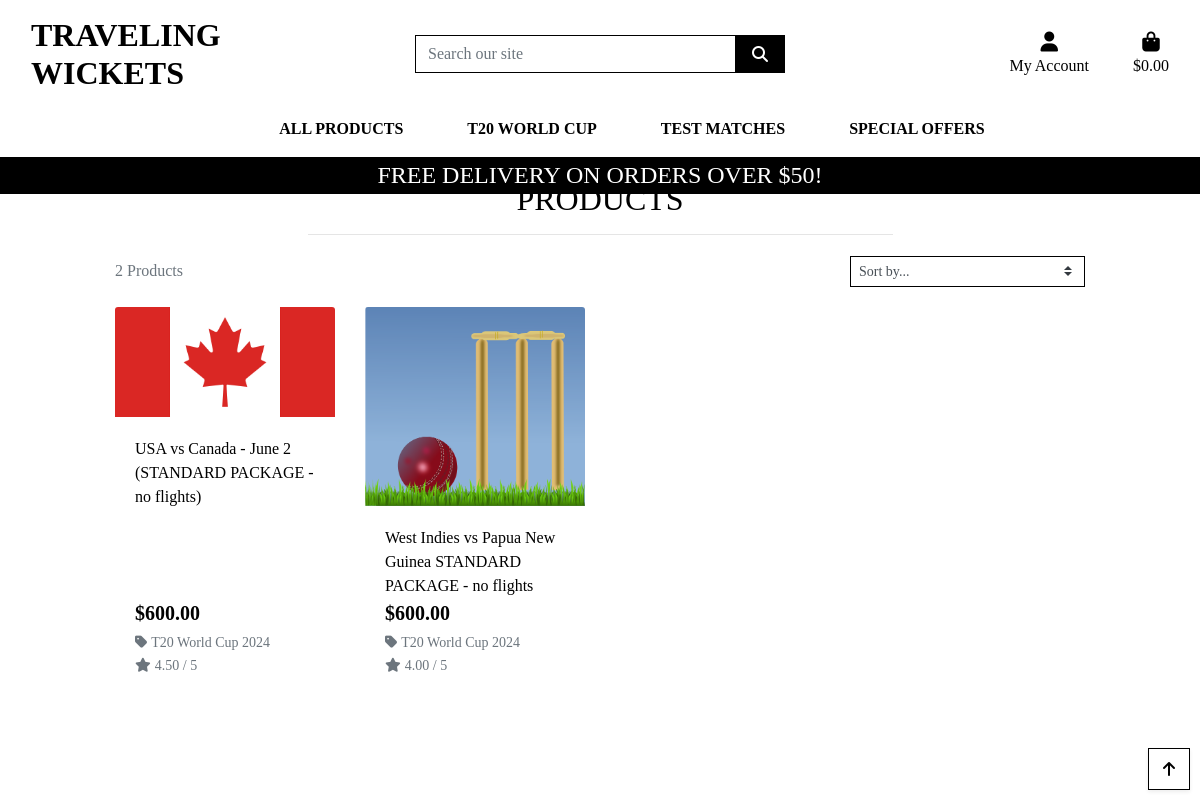
Screenshot of /products/ with the database file from the repository.
### products/models.py (models this page shows, shortened)
class Product(models.Model):
    category = models.ForeignKey('Category', null=True, blank=True, on_delete=models.SET_NULL)
    sku = models.CharField(max_length=254, null=True, blank=True)
    name = models.CharField(max_length=254)
    description = models.TextField()
    price = models.DecimalField(max_digits=6, decimal_places=2)
    rating = models.DecimalField(max_digits=6, decimal_places=2, null=True, blank=True)
    image_url = models.URLField(max_length=1024, null=True, blank=True)
    image = models.ImageField(null=True, blank=True)

class Category(models.Model):
    class Meta:
        verbose_name_plural = "Categories"
    name = models.CharField(max_length=254)
    friendly_name = models.CharField(max_length=254, null=True, blank=True)

### products/views.py (the view, shortened to what this page needs)
# urls.py: path('', views.all_products, name="products"),
def all_products(request):
    products = Product.objects.all()
    query = None
    categories = None
    sort = None
    direction = None
    current_sorting = f'{sort}_{direction}'
    context = {
        'products': products,
        'search_term': query,
        'current_categories': categories,
        'current_sorting': current_sorting,
    }
    return render(request, "products/products.html", context)

### bag/contexts.py (called while the page is built, shortened)
def bag_contents(request):
    bag_items = []
    total = 0
    product_count = 0
    bag = request.session.get('bag', {})
    if total < settings.FREE_DELIVERY_THRESHOLD:
        delivery = total * Decimal(settings.STANDARD_DELIVERY_PERCENTAGE / 100)
        free_delivery_delta = settings.FREE_DELIVERY_THRESHOLD - total
    else:
        delivery = 0
        free_delivery_delta = 0
    grand_total = delivery + total
    context = {
        'bag_items': bag_items,
        'total': total,
        'product_count': product_count,
        'delivery': delivery,
        'free_delivery_delta': free_delivery_delta,
        'free_delivery_threshold': settings.FREE_DELIVERY_THRESHOLD,
        'grand_total': grand_total,
    }
    return context

### products/templates/products/products.html (shortened to what this page needs)
{% extends "base.html" %}
{% load static %}
{% block page_header %}
    <div class="container header-container">
    </div>
{% endblock %}
{% block content %}
    <div class="overlay"></div>
    <div class="container-fluid">
        <div class="row">
            <div class="col text-center mt-3">
                <h2 class="logo-font">Products</h2>
                <hr class="w-50 mb-1">
            </div>
        </div>
        <div class="row">
            <div class="product-container col-10 offset-1">
                <div class="row mt-1 mb-2">
                    <div class="col-12 col-md-6 my-auto order-md-last d-flex justify-content-center justify-content-md-end">
                        <div class="sort-select-wrapper w-50">
                            <select id="sort-selector" class="custom-select custom-select-sm rounded-0 border border-{% if current_sorting != 'None_None' %}info{% else %}black{% endif %}">
                                <option value="reset" {% if current_sorting == 'None_None' %}selected{% endif %}>Sort by...</option>
                            </select>
                        </div>
                    </div>
                    <div class="col-12 col-md-6 order-md-first">
                        <p class="text-muted mt-3 text-center text-md-left">
                            {{ products|length }} Products{% if search_term %} found for <strong>"{{ search_term }}"</strong>{% endif %}
                        </p>
                    </div>
                </div>
                <div class="row">
                    {% for product in products %}
                        <div class="col-sm-6 col-md-6 col-lg-4 col-xl-3">
                            <div class="card h-100 border-0">
                                {% if product.image %}
                                <a href="{% url 'product_detail' product.id %}">
                                    <img class="card-img-top img-fluid" src="{{ product.image.url }}" alt="{{ product.name }}">
                                </a>
                                {% else %}
                                <a href="{% url 'product_detail' product.id %}">
                                    <img class="card-img-top img-fluid" src="{{ MEDIA_URL }}noimage.png" alt="{{ product.name }}">
                                </a>
                                {% endif %}
                                <div class="card-body pb-0">
                                    <p class="mb-0">{{ product.name }}</p>
                                </div>
                                <div class="card-footer bg-white pt-0 border-0 text-left">
                                    <div class="row">
                                        <div class="col">
                                            <p class="lead mb-0 text-left font-weight-bold">${{ product.price }}</p>
                                            {% if product.category %}
                                            <p class="small mt-1 mb-0">
                                                <a class="text-muted" href="{% url 'products' %}?category={{ product.category.name }}">
                                                    <i class="fas fa-tag mr-1"></i>{{ product.category.friendly_name }}
                                                </a>
                                            </p>
                                            {% endif %}
                                            {% if product.rating %}
                                                <small class="text-muted"><i class="fas fa-star mr-1"></i>{{ product.rating }} / 5</small>
                                            {% else %}
                                                <small class="text-muted">No Rating</small>
                                            {% endif %}
                                        </div>
                                    </div>
                                </div>
                            </div>
                        </div>
                    {% endfor %}
                </div>
            </div>
        </div>
    </div>
    <div class="btt-button shadow-sm rounded-0 border border-black">
        <a class="btt-link d-flex h-100">
            <i class="fas fa-arrow-up text-black mx-auto my-auto"></i>
        </a>
    </div>
{% endblock %}

### templates/base.html (shortened to what this page needs)
{% load static %}
<!doctype html>
<html lang="en">
  <head>
    {% block corecss %}
        <link rel="stylesheet" href="https://cdn.jsdelivr.net/npm/bootstrap@4.6.2/dist/css/bootstrap.min.css">
        <link rel="stylesheet" href="{% static 'css/base.css' %}">
    {% endblock %}
  </head>
  <body>
    <header class="container-fluid fixed-top">
      <div id="topnav" class="row bg-white pt-lg-2 d-none d-lg-flex">
        <div class="col-12 col-lg-4 my-auto py-1 py-lg-0 text-center text-lg-left">
          <a href="{% url 'home' %}" class="nav-link main-logo-link">
            <h2 class="logo-font text-black my-0"><strong>Traveling Wickets</strong></h2>
          </a>
        </div>
        <div class="col-12 col-lg-4 my-auto py-1 py-lg-0">
          <form method="GET" action="{% url 'products' %}">
              <div class="input-group w-100">
                  <input class="form-control border border-black rounded-0" type="text" name="q" placeholder="Search our site">
                  <div class="input-group-append">
                      <button class="form-control btn btn-black border border-black rounded-0" type="submit">
                          <span class="icon">
                              <i class="fas fa-search"></i>
                          </span>
                      </button>
                  </div>
              </div>
          </form>
        </div>
        <div class="col-12 col-lg-4 my-auto py-1 py-lg-0">
          <ul class="list-inline list-unstyled text-center text-lg-right my-0">
              <li class="list-inline-item dropdown">
                  <a class="text-black nav-link" href="#" id="user-options" data-toggle="dropdown" aria-haspopup="true" aria-expanded="false">
                      <div class="text-center">
                          <div><i class="fas fa-user fa-lg"></i></div>
                          <p class="my-0">My Account</p>
                      </div>
                  </a>
              </li>
              <li class="list-inline-item">
                  <a class="{% if grand_total %}text-info font-weight-bold{% else %}text-black{% endif %} nav-link" href="{% url 'view_bag' %}">
                      <div class="text-center">
                          <div><i class="fas fa-shopping-bag fa-lg"></i></div>
                          <p class="my-0">
                              {% if grand_total %}
                                  ${{ grand_total|floatformat:2 }}
                              {% else %}
                                  $0.00
                              {% endif %}
                          </p>
                      </div>
                  </a>
              </li>
          </ul>
        </div>
      </div>
      <div class="row bg-white">
        <nav class="navbar navbar-expand-lg navbar-light w-100">
            {% include 'includes/mobile-top-header.html' %}
            {% include 'includes/main-nav.html' %}
        </nav>
      </div>
      <div id="delivery-banner" class="row text-center">
        <div class="col bg-black text-white">
            <h4 class="logo-font my-1">Free delivery on orders over ${{ free_delivery_threshold }}!</h4>
        </div>
      </div>
    </header>
    {% block page_header %}
    {% endblock %}
    {% block content %}
    {% endblock %}
  </body>
</html>

### templates/includes/mobile-top-header.html (shortened to what this page needs)
<ul>
</ul>

### templates/includes/main-nav.html (shortened to what this page needs)
<div class="collapse navbar-collapse" id="main-nav">
    <ul class="navbar-nav w-auto mx-auto">
        <li class="nav-item dropdown">
            <a class="logo-font font-weight-bold nav-link text-black mr-5" href="#" id="all-products-link" data-toggle="dropdown" aria-haspopup="true" aria-expanded="false">
                All Products
            </a>
        </li>
        <li class="nav-item dropdown">
            <a class="logo-font font-weight-bold nav-link text-black mr-5" href="#" id="t20-link" data-toggle="dropdown" aria-haspopup="true" aria-expanded="false">
                T20 World Cup
            </a>
        </li>
        <li class="nav-item dropdown">
            <a class="logo-font font-weight-bold nav-link text-black mr-5" href="#" id="tests-link" data-toggle="dropdown" aria-haspopup="true" aria-expanded="false">
                Test Matches
            </a>
        </li>
        <li class="nav-item dropdown">
            <a class="logo-font font-weight-bold nav-link text-black" href="#" id="specials-link" data-toggle="dropdown" aria-haspopup="true" aria-expanded="false">
                Special Offers
            </a>
        </li>
    </ul>
</div>

### static/css/base.css (style rules this page uses)
html { height: 100%; }
body { background: url('/media/uk-2902050_1280.jpg') no-repeat center center fixed; background-size: cover; height: calc(100vh - 164px); color: black; font-family: 'Times New Roman', Times, serif; }
.icon { align-items: center; display: inline-flex; justify-content: center; height: 1.5rem; width: 1.5rem; }
.logo-font { text-transform: uppercase; }
.main-logo-link { width: fit-content; }
.btn-black { background: black; color: white; }
.text-black { color: #000 !important; }
.border-black { border: 1px solid black !important; }
.bg-black { background: #000 !important; }
.overlay { height: 100%; width: 100%; top: 0; left: 0; position: fixed; background: white; z-index: -1; }
.btt-button { height: 42px; width: 42px; position: fixed; bottom: 10px; right: 10px; }
.btt-link, .update-link, .remove-item { cursor: pointer; }
@media (min-width: 1200px) { .container { max-width: 80%; } }
@media (min-width: 992px) { .header-container { padding-top: 164px; } }

### rows the page displays
Product: image (picture), name "USA vs Canada - June 2 (STANDARD PACKAGE - no flights)", price "600.00", category.friendly_name "T20 World Cup 2024", rating "4.50"
Product: image (picture), name "West Indies vs Papua New Guinea STANDARD PACKAGE - no flights", price "600.00", category.friendly_name "T20 World Cup 2024", rating "4.00"

### other values shown
{{ free_delivery_threshold }} "50"
{{ products|length }} "2"
